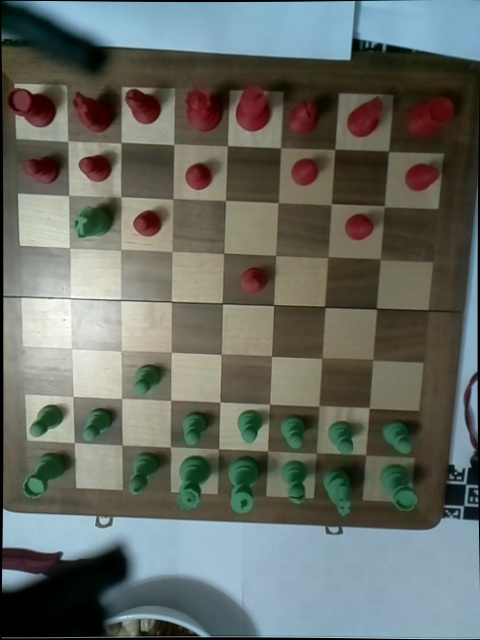
#> input picture Chessboard_detection/dataset/images/rg_6.jpg, 480 x 640 px, found by its file name
$ python board_detection_hough.py
#> lines starting #> are read from the running program, lines starting #| are printed output that depends on the picture
#> in main, img is the input picture: shape (640, 480, 3); mean B, G, R 100.2, 107.4, 102.8
import cv2
import numpy as np
from pathlib import Path
from matplotlib import pyplot as plt
from sklearn.linear_model import RANSACRegressor
from mpl_toolkits.mplot3d import Axes3D
from itertools import combinations

def detect_lines(canny_img, threshold_angle=15):
    """
    Detects vertical and horizontal lines in an image using the Hough Line Transform.
    Parameters:
    img (numpy.ndarray): The input image in which lines are to be detected.
    threshold_angle (int, optional): The angle threshold to classify lines as vertical or horizontal. Defaults to 15.
    Returns:
    tuple: A tuple containing three elements:
        - vertical_lines (list): A list of tuples representing the detected vertical lines (rho, theta).
        - horizontal_lines (list): A list of tuples representing the detected horizontal lines (rho, theta).
        - edges (numpy.ndarray): The edges detected in the input image using the Canny edge detector.

    """


    # Use Hough Line Transform to detect lines
    lines = cv2.HoughLines(canny_img, 2, np.pi / 180, 180)

    vertical_lines = []
    horizontal_lines = []

    if lines is not None:
        for rho, theta in lines[:, 0]:
            angle = np.degrees(theta)
            if abs(angle - 90) < threshold_angle:
                horizontal_lines.append((rho, theta))
            elif abs(angle) < threshold_angle:
                vertical_lines.append((rho, theta))
            elif abs(angle - 180) < threshold_angle:
                theta = theta - np.pi
                rho = -rho
                vertical_lines.append((rho, theta))

    return vertical_lines, horizontal_lines

def intersection(line1, line2):
    """
    Finds the intersection points between 2 lines.
    Parameters:
    line1 (tuple): A tuple representing the first line in the format (rho, theta).
    line2 (tuple): A tuple representing the second line in the format (rho, theta).
    Returns:
    tuple: A tuple representing the intersection point (x, y) between the two lines.
    """
    rho1, theta1 = line1
    rho2, theta2 = line2

    A = np.array([
        [np.cos(theta1), np.sin(theta1)],
        [np.cos(theta2), np.sin(theta2)]
    ])
    b = np.array([rho1, rho2])

    if np.linalg.det(A) == 0:
        return None, None  # Lines are parallel and do not intersect

    x, y = np.linalg.solve(A, b)
    return int(np.round(x)), int(np.round(y))

def in_range(x, y, x_min, x_max, y_min, y_max):
    return x_min <= x <= x_max and y_min <= y <= y_max


def group_lines(lines, image_width, image_height):
    """
    Find whether 2 lines lie close to each other, if they do. Replace them with a line described by the average of the lines.

    Meant to group duplicate lines together.

    Parameters:
    Lines (numpy.ndarray): Lines to check in the format [(rho, theta), (rho,theta)]
    image_width (int): number of pixals accross image.
    image_height (int): number of pixels for image height.

    returns:
    grouped lines (list (tuple)): List of lines, should have all overlapping lines removed.
    """
    if not lines:
        return []

    grouped_lines = []
    group_id = [0] * len(lines)  # Initialize group IDs for each line
    current_group_id = 0  # Initialize current group ID
    groups = {}  # Dictionary to store groups of lines

    int_width_min = 0 - image_width*0.2
    int_width_max = image_width*1.2
    int_height_min = 0 - image_height*0.2
    int_height_max = image_height*1.2

    def add_to_group(i, j):
        nonlocal current_group_id
        if group_id[i] == 0 and group_id[j] == 0:
            # If both lines are not in any group, create a new group
            current_group_id += 1
            group_id[i] = current_group_id
            group_id[j] = current_group_id
            groups[current_group_id] = [lines[i], lines[j]]
        elif group_id[i] != 0 and group_id[j] == 0:
            # If line i is in a group and line j is not, add line j to the group of line i
            group_id[j] = group_id[i]
            groups[group_id[i]].append(lines[j])
        elif group_id[i] == 0 and group_id[j] != 0:
            # If line j is in a group and line i is not, add line i to the group of line j
            group_id[i] = group_id[j]
            groups[group_id[j]].append(lines[i])
        elif group_id[i] != 0 and group_id[j] != 0 and group_id[i] != group_id[j]:
            # If both lines are in different groups, merge the groups
            merge_groups(group_id[i], group_id[j])

    # [8 lines left out: function merge_groups, not called in this run]

    for i in range(len(lines) - 1):
        for j in range(i + 1, len(lines)):
            x, y = intersection(lines[i], lines[j])
            if not (x is None or y is None) and in_range(x, y, int_width_min, int_width_max, int_height_min, int_height_max):
                # If the lines intersect within the specified range, add them to a group
                add_to_group(i, j)

    for group in groups.values():
        # Calculate the average rho and theta for each group
        rho = np.mean([line[0] for line in group])
        theta = np.mean([line[1] for line in group])
        grouped_lines.append((rho, theta))

    for i, line in enumerate(lines):
        if group_id[i] == 0:
            # If a line is not in any group, add it as a separate line
            grouped_lines.append(line)

    return grouped_lines

# [11 lines left out: function draw_lines, not called in this run]

def sort_lines(lines):
    return sorted(lines, key=lambda x: x[0])

# [80 lines left out: functions find_closest_distances, orthogonal_distance_3d, ransac_3d, not called in this run]

def is_vertical(theta, threshold_angle):
    """
    Check if a line is vertical based on the angle.
    Parameters:
    theta (float): The angle of the line in degrees.
    threshold_angle (float, optional): The angle threshold to classify a line as vertical. Defaults to 15.
    Returns:
    bool: True if the line is vertical, False otherwise.
    """
    theta_deg = theta % 360
    check_1 = abs(theta_deg) < threshold_angle
    check_2 = abs(theta_deg - 180) < threshold_angle
    check_3 = abs(theta_deg - 360) < threshold_angle
    result = check_1 or check_2 or check_3
    return result

def is_horizontal(theta, threshold_angle=10):
    """
    Check if a line is horizontal based on the angle.
    Parameters:
    theta (float): The angle of the line in degrees.
    threshold_angle (float, optional): The angle threshold to classify a line as horizontal. Defaults to 15.
    Returns:
    bool: True if the line is horizontal, False otherwise.
    """
    theta_deg = theta % 360
    result = abs(theta_deg - 90) < threshold_angle or abs(theta_deg - 270) < threshold_angle
    return result

def ransac_2d(pts, threshold=10, threshold_angle=10, vert_only=False, horizontal_only=False):

    inlier_best = 0
    inlier_mask = np.zeros(pts.shape[0])
    for x in range(pts.shape[0]):
        for y in range(x + 1, pts.shape[0]):
            pt_1_idx = x
            pt_2_idx = y

            pt_1 = pts[pt_1_idx]
            pt_2 = pts[pt_2_idx]

            _, theta = calculate_rho_theta(pt_1, pt_2)
            angle = np.degrees(theta)

            if vert_only and not is_vertical(angle, threshold_angle):
                continue

            if horizontal_only and not is_horizontal(angle, threshold_angle):
                continue

            current_inliers = 0
            current_inlier_mask = np.zeros(pts.shape[0])
            for j in range(pts.shape[0]):
                dist = orthogonal_distance_2d(pts[j], pt_1, pt_2)

                if dist < threshold:
                    current_inliers += 1
                    current_inlier_mask[j] = 1

            if current_inliers > inlier_best:
                inlier_best = current_inliers
                inlier_mask = current_inlier_mask

    inlier_pts = pts[inlier_mask == 1]
    return inlier_pts

def orthogonal_distance_2d(point, line_point1, line_point2):
    """
    Calculate the orthogonal distance between a 2D point and a line defined by two points in 2D space.

    Parameters:
    point (tuple): The 2D point (x, y).
    line_point1 (tuple): The first point defining the line (x1, y1).
    line_point2 (tuple): The second point defining the line (x2, y2).

    Returns:
    float: The orthogonal distance between the point and the line.
    """
    point = np.array(point)
    line_point1 = np.array(line_point1)
    line_point2 = np.array(line_point2)

    line_vec = line_point2 - line_point1
    point_vec = point - line_point1

    line_vec_norm = line_vec / np.linalg.norm(line_vec)
    projection_length = np.dot(point_vec, line_vec_norm)
    projection_vec = projection_length * line_vec_norm

    orthogonal_vec = point_vec - projection_vec
    distance = np.linalg.norm(orthogonal_vec)

    return distance

def discard_outliers(lines, num_keep=7):

    # Find all combinations of 7 lines from the lines array
    all_combinations = list(combinations(lines, 7))

    # Initialize the best combination and the minimum distance
    best_combination = None
    best_std_dev = float('inf')


    # Loop through all combinations
    for combination in all_combinations:
        # Plot diffs on a scatter plot and fit a best fit line

        diffs = np.array([combination[i + 1][0] - combination[i][0] for i in range(6)])
        x = np.arange(len(diffs))
        # Fit a linear regression to diffs
        slope, intercept = np.polyfit(x, diffs, 1)
        line_fit = slope * x + intercept

        # Calculate the correlation coefficient

        std_dev = np.std(diffs - line_fit)

        # [9 lines of commented-out code are left out]
        if std_dev < best_std_dev:
            best_std_dev = std_dev
            best_combination = combination

    return list(best_combination)

def find_all_intersections(lines_vertical, lines_horizontal):
    """
    Find all intersections between lines
    :param lines_vertical: List of vertical lines in the format (rho, theta)
    :param lines_horizontal: List of horizontal lines in the format (rho, theta)
    :return: List of intersection points in the format (x, y)
    """
    intersection_points = []
    for line1 in lines_horizontal:
        for line2 in lines_vertical:
            x, y = intersection(line1, line2)
            if x is not None and y is not None:
                intersection_points.append((x, y))

    # Reshape intersection points to be 7x7x2
    intersection_points = np.array(intersection_points)

    return intersection_points

def calculate_rho_theta(point1, point2):
    """
    Calculate rho and theta for a line passing through two points
    :param point1: First point (x1, y1)
    :param point2: Second point (x2, y2)
    :return: (rho, theta) for the line passing through the points
    """
    x1, y1 = point1
    x2, y2 = point2

    if x1 == x2:  # Vertical line
        theta = np.pi / 2
        rho = x1
    else:
        # Calculate the slope and intercept of the line
        slope = (y2 - y1) / (x2 - x1)
        intercept = y1 - slope * x1

        # Calculate theta
        if slope == 0:
            theta = np.pi / 2
        else:
            theta = np.arctan(-1 / slope)
        if theta < 0:
            theta += np.pi

        # Calculate rho
        rho = intercept * np.sin(theta)

    return rho, theta

def expand_board_pts(int_points, vertical_lines, horizontal_lines):
    """
    Expand the intersection points to a 9x9 grid
    :param int_points: List of intersection points in the shape (7, 7, 2) format (x, y)
    :param vertical_lines: List of vertical lines in the format (rho, theta)
    :param horizontal_lines: List of horizontal lines in the format (rho, theta)
    :return: List of expanded points in the shape (9, 9, 2) format (x, y)
    """

    assert int_points.shape == (7, 7, 2)

    expanded_points = np.zeros((9, 9, 2), dtype=int)

    # Copy the original 7x7 points to the center of the 9x9 grid
    expanded_points[1:8, 1:8] = int_points

    # Plot diffs on a scatter plot and fit a best fit line
    anti_diag_diffs = np.array([int_points[i + 1, 5 - i] - int_points[i, 6 - i] for i in range(6)])

    def fit_line_and_get_offsets(diffs, start_idx, end_idx):
        x = np.arange(len(diffs))
        y_x_diffs = diffs[:, 0]  # x-differences
        m_x, b_x = np.polyfit(x, y_x_diffs, 1)
        x_diff_start = m_x * start_idx + b_x
        x_diff_end = m_x * end_idx + b_x

        y_y_diffs = diffs[:, 1]  # y-differences
        m_y, b_y = np.polyfit(x, y_y_diffs, 1)
        y_diff_start = m_y * start_idx + b_y
        y_diff_end = m_y * end_idx + b_y

        return np.array([x_diff_start, y_diff_start]), np.array([x_diff_end, y_diff_end])

    # Fit lines and get offsets for anti-diagonal
    top_right_offset, bot_left_offset = fit_line_and_get_offsets(anti_diag_diffs, -1, 6)

    # Calculate mean differences for diagonals
    diag_diffs = np.array([int_points[i + 1, i + 1] - int_points[i, i] for i in range(6)])

    # Fit lines and get offsets for diagonal
    top_left_offset, bot_right_offset = fit_line_and_get_offsets(diag_diffs, -1, 6)

    # Expand corners
    expanded_points[0, 0] = expanded_points[1, 1] - top_left_offset
    expanded_points[8, 8] = expanded_points[7, 7] + bot_right_offset
    expanded_points[0, 8] = expanded_points[1, 7] - top_right_offset
    expanded_points[8, 0] = expanded_points[7, 1] + bot_left_offset

    # Calculate rho and theta for the border lines passing through the outer corners
    top_left = expanded_points[0, 0]
    top_right = expanded_points[0, 8]
    bottom_left = expanded_points[8, 0]
    bottom_right = expanded_points[8, 8]

    top_border = calculate_rho_theta(top_left, top_right)
    bottom_border = calculate_rho_theta(bottom_left, bottom_right)
    left_border = calculate_rho_theta(top_left, bottom_left)
    right_border = calculate_rho_theta(top_right, bottom_right)

    left_points = find_all_intersections([left_border], horizontal_lines)
    right_points = find_all_intersections([right_border], horizontal_lines)
    top_points = find_all_intersections([top_border], vertical_lines)
    bottom_points = find_all_intersections([bottom_border], vertical_lines)

    # Expand the border points to the 9x9 grid
    expanded_points[0, 1:8] = top_points
    expanded_points[8, 1:8] = bottom_points
    expanded_points[1:8, 0] = left_points
    expanded_points[1:8, 8] = right_points

    return expanded_points

def shift_lines(lines, offset):
    """
    Shift the lines by a given offset
    :param lines: list of lines in the format (rho, theta)
    :param offset: integer to adjust the rho value by
    :return: list of shifted lines
    """

    shifted_lines = []
    for rho, theta in lines:
        shifted_lines.append((rho + offset, theta))

    return shifted_lines

def check_if_valid(lines):
    """
    Not valid if the range between the min and max is too large.

    Params:
    lines (numpy array): List of lines in the format [(rho, theta), (rho, theta)]

    Returns:
    bool: True if valid, False if not.

    """
    diffs = np.array([lines[i + 1][0] - lines[i][0] for i in range(6)])
    min_diff = np.min(diffs)
    max_diff = np.max(diffs)
    range_diff = max_diff - min_diff

    return range_diff < 20

def round_to_nearest(x, val1, val2):
    if abs(x - val1) < abs(x - val2):
        return val1
    else:
        return val2

def find_line_end_pts_horizontal(img_width, img_height, rho, theta, vertical_dilated):
    horizontal_start_pts = []
    horizontal_end_pts = []

    scan_right = np.arange(img_width // 2, img_width-1)
    for x in scan_right:
        y = int(-np.cos(theta)/np.sin(theta) * x + rho/np.sin(theta))
        if y >= img_height or y < 0:
            y = round_to_nearest(y, 0, img_height - 1)
            horizontal_end_pts.append((x, y))
            break

        if vertical_dilated[y, x] == 0:
            horizontal_end_pts.append((x, y))
            break

    scan_left = np.arange(img_width // 2, 0, -1)
    for x in scan_left:
        y = int(-np.cos(theta)/np.sin(theta) * x + rho/np.sin(theta))

        if y >= img_height or y < 0:
            y = round_to_nearest(y, 0, img_height - 1)
            horizontal_end_pts.append((x, y))
            break

        if vertical_dilated[y, x] == 0:
            horizontal_start_pts.append((x, y))
            break

    return horizontal_start_pts, horizontal_end_pts

def find_line_end_pts_vertical(img_width, img_height, rho, theta, horizontal_dilated):
    vertical_start_pts = []
    vertical_end_pts = []

    scan_down = np.arange(img_height // 2, img_height-1)
    for y in scan_down:
        if theta == 0:
            x = int(rho)
        else:
            x = int((y - rho/np.sin(theta)) * (-np.sin(theta)/np.cos(theta)))

        if x >= img_width or x < 0:
            x = round_to_nearest(x, 0, img_width - 1)
            vertical_end_pts.append((img_width - 1, y))
            break

        if horizontal_dilated[y, x] == 0:
            vertical_end_pts.append((x, y))
            break

    scan_up = np.arange(img_height // 2, 0, -1)
    for y in scan_up:
        if theta == 0:
            x = int(rho)
        else:
            x = int((y - rho/np.sin(theta)) * (-np.sin(theta)/np.cos(theta)))

        if x >= img_width or x < 0:
            x = round_to_nearest(x, 0, img_width - 1)
            vertical_end_pts.append((img_width - 1, y))
            break

        if horizontal_dilated[y, x] == 0:
            vertical_start_pts.append((x, y))
            break

    return vertical_start_pts, vertical_end_pts

def get_end_points(canny_img, vertical_lines, horizontal_lines):
    """Search along the lines, starting at the center of the image. To find the end of the line.

    The lines should be in the center of the dilated lines. Therefore the start and end points
    are where the line is no long on a dilated pixel."""

    # find the start and end of the lines/
    # Define the kernels
    kernel_vertical = np.ones((15, 3), np.uint8)
    kernel_horizontal = np.ones((3, 15), np.uint8)

    # Apply morphological operations to find the start and end points of the lines
    vertical_dilated = cv2.dilate(canny_img, kernel_vertical, iterations=1)
    horizontal_dilated = cv2.dilate(canny_img, kernel_horizontal, iterations=1)

    # Find the start and end points of the vertical lines
    horizontal_start_pts = []
    horizontal_end_pts = []
    vertical_start_pts = []
    vertical_end_pts = []

    img_width = canny_img.shape[1]
    img_height = canny_img.shape[0]

    # [20 lines of commented-out code are left out]
    for rho, theta in horizontal_lines:
        horizontal_starts, horizontal_ends = find_line_end_pts_horizontal(img_width, img_height, rho, theta, vertical_dilated)
        horizontal_start_pts.extend(horizontal_starts)
        horizontal_end_pts.extend(horizontal_ends)

    # scan up and down for the vertical lines.
    for rho, theta in vertical_lines:
        vertical_starts, vertical_ends = find_line_end_pts_vertical(img_width, img_height, rho, theta, horizontal_dilated)
        vertical_start_pts.extend(vertical_starts)
        vertical_end_pts.extend(vertical_ends)

    # [15 lines of commented-out code are left out]
    horizontal_start_pts = ransac_2d(np.array(horizontal_start_pts), threshold=3, vert_only=True)
    horizontal_end_pts = ransac_2d(np.array(horizontal_end_pts), threshold=3, vert_only=True)
    vertical_start_pts = ransac_2d(np.array(vertical_start_pts), threshold=3, horizontal_only=True)
    vertical_end_pts = ransac_2d(np.array(vertical_end_pts), threshold=3, horizontal_only=True)

    # [15 lines of commented-out code are left out]
    min_x_horizontal_end = min([pt[0] for pt in horizontal_end_pts])
    max_x_horizontal_start = max([pt[0] for pt in horizontal_start_pts])
    min_y_vertical_end = min([pt[1] for pt in vertical_end_pts])
    max_y_vertical_start = max([pt[1] for pt in vertical_start_pts])

    board_x_range = (max_x_horizontal_start, min_x_horizontal_end)
    board_y_range = (max_y_vertical_start, min_y_vertical_end)
    return board_x_range, board_y_range

def remove_out_of_lim_lines(lines_hor, lines_vert, board_x_range, board_y_range, buffer=10):
    mid_x = (board_x_range[0] + board_x_range[1])//2
    mid_y = (board_y_range[0] + board_y_range[1])//2
    filtered_lines_hor = []
    filtered_lines_vert = []
    for rho, theta in lines_hor:
        y = int(-np.cos(theta)/np.sin(theta) *mid_x + rho/np.sin(theta))

        if y > board_y_range[0] + buffer and y < board_y_range[1] - buffer:
            filtered_lines_hor.append((rho, theta))

    for rho, theta in lines_vert:
        if theta == 0:
            x = int(rho)
        else:
            x = int((mid_y - rho/np.sin(theta)) * (-np.sin(theta)/np.cos(theta)))

        if x > board_x_range[0] + buffer and x < board_x_range[1] - buffer:
            filtered_lines_vert.append((rho, theta))

    return filtered_lines_hor, filtered_lines_vert

def find_board_corners(img):
    """
    Pipeline to find a 9x9 chessboard pattern that is roughly aligned vertically with the image.

    Should be able to handle glare and other lighting inconsistencies.

    Params:
    img (numpy array): image with chessboard in the image.

    Returns:
    expanded_points (numpy array): Array in shape (9x9x2). X, y coordinates for each point in the image.
                                    Sorted that the first array element is the top left corner.

    """
    img = cv2.cvtColor(img, cv2.COLOR_BGR2GRAY)
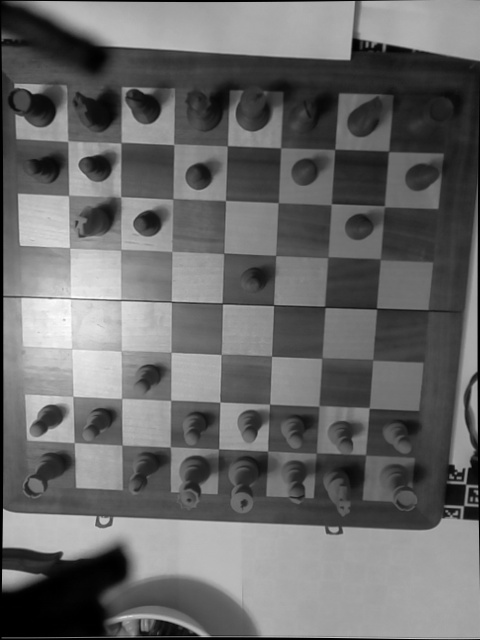
#> img: shape (640, 480); min 0, max 254, mean 105.1
    image_height, image_width  = img.shape

    # Apply Canny edge detector
    canny_img = cv2.Canny(img, 75, 150)
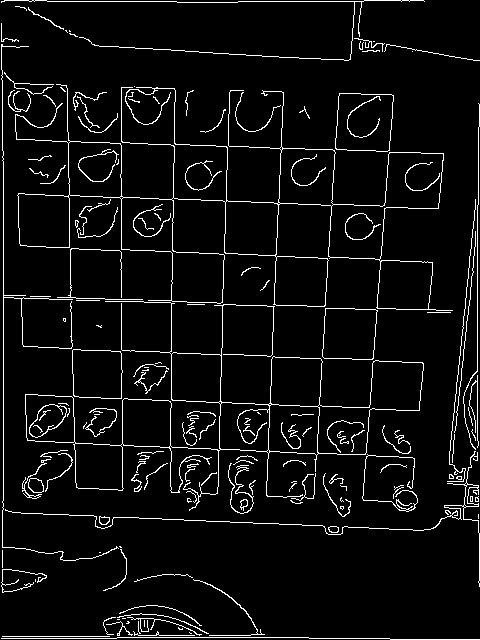
#> canny_img: shape (640, 480); 5.5% white in thin lines or dots

    vertical_lines, horizontal_lines = detect_lines(canny_img)
#> in detect_lines, `lines = cv2.HoughLines(canny_img, 2, np.pi / 180, 180)`: lines = 41 rows, first 8: [138, 1.61], [4, 0], [120, 0], [0, 1.57], [476, 0], [394, 1.61], [-66, 3.12], [632, 1.59]
#> (the rest of the program and of its run is left out)
